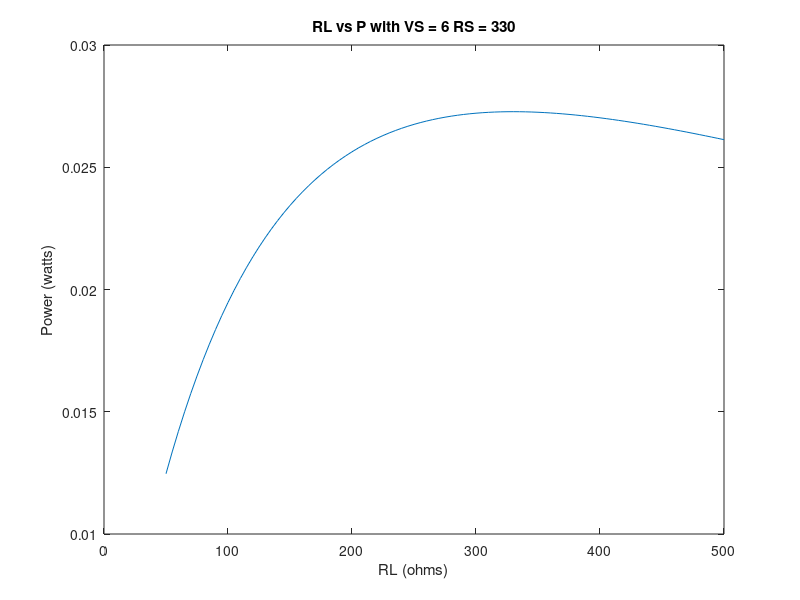
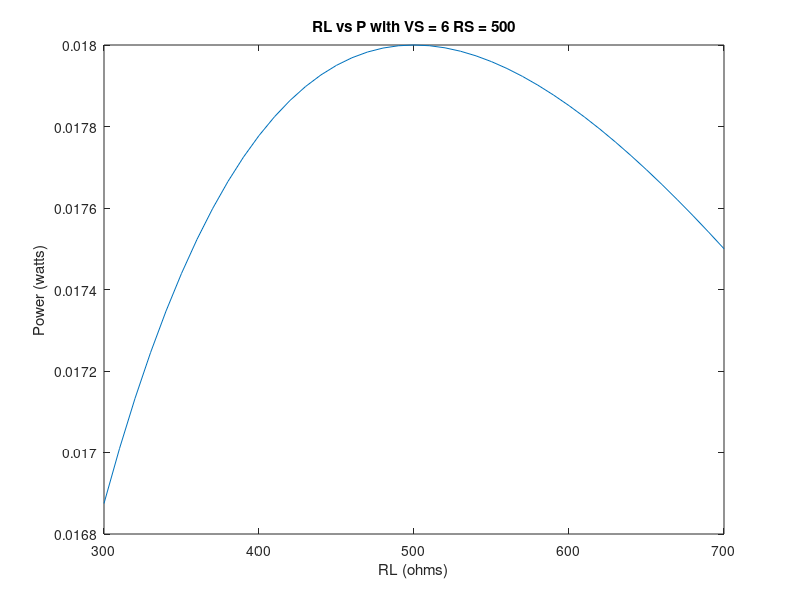

Here is the MATLAB script that generated these plots, in order:
clear all 
close all 
clc

% SEAS1001 MATLAB Week 3
% Melody Lee 9/15/17

% Problem 2

% 1)
RL = 50:5:500;
VS = 6
RS = 330
P = (VS./(RS + RL)).^2 .* RL;
plot(RL,P),shg
title('RL vs P with VS = 6 RS = 330')
xlabel('RL (ohms)')
ylabel('Power (watts)')
[maxP,i] = max(P);
optimalRL1 = RL(i) % RL that causes max P part 1

% 2)
VS = 6
RS = 500
RL = 300:10:700;
P = (VS./(RS + RL)).^2 .* RL;
figure;plot(RL,P)
title('RL vs P with VS = 6 RS = 500')
xlabel('RL (ohms)')
ylabel('Power (watts)')
[maxP,i] = max(P);
optimalRL2 = RL(i) % RL that causes max P part 2

% 3) The supply resistance must be equal to the load resistance 
% to obtain max power
